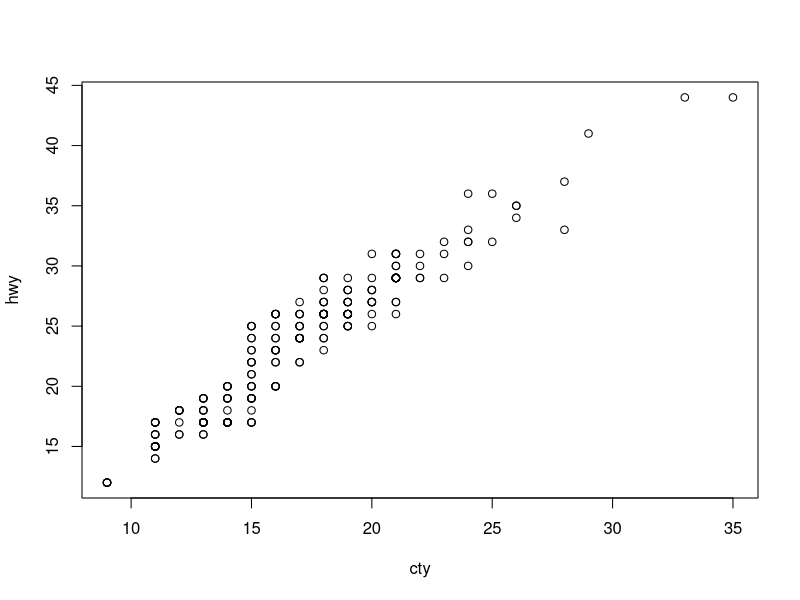
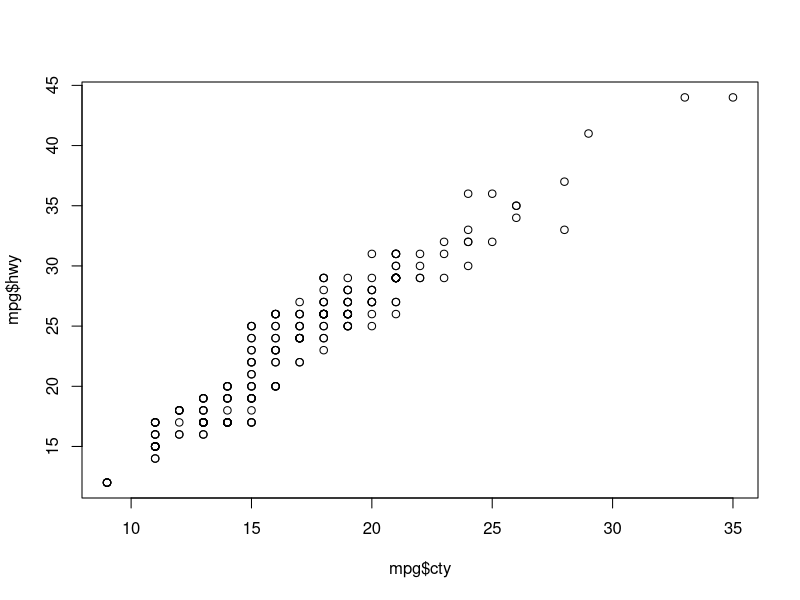
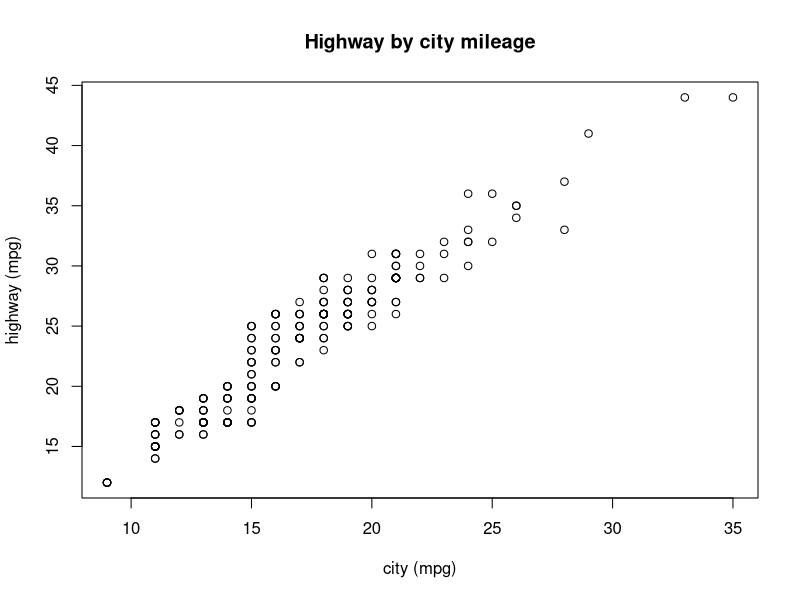
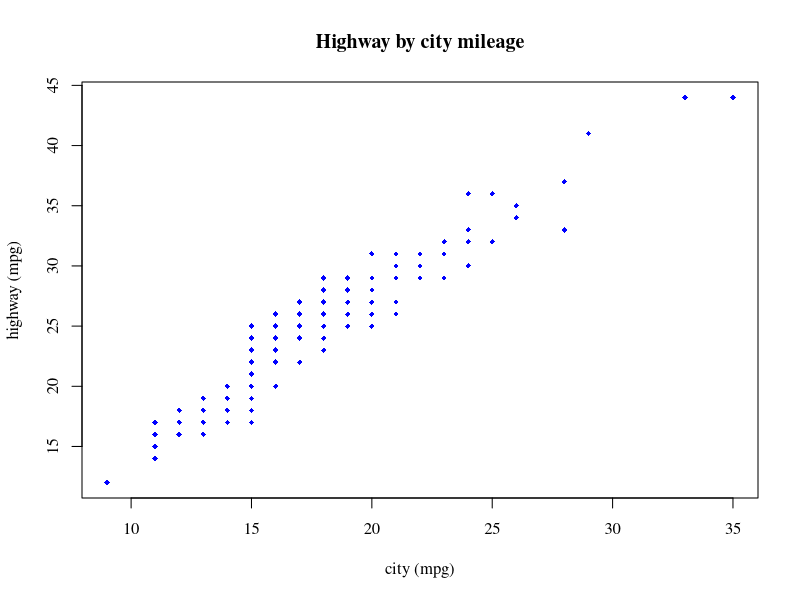
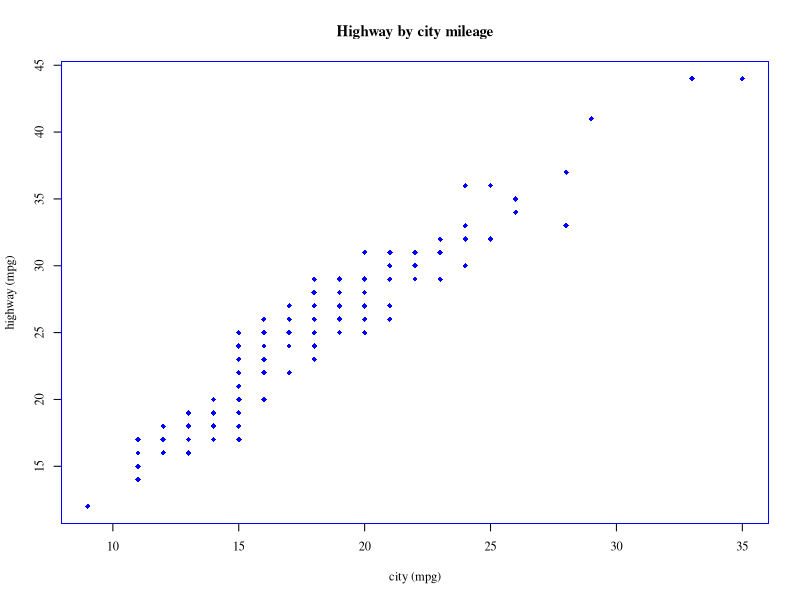
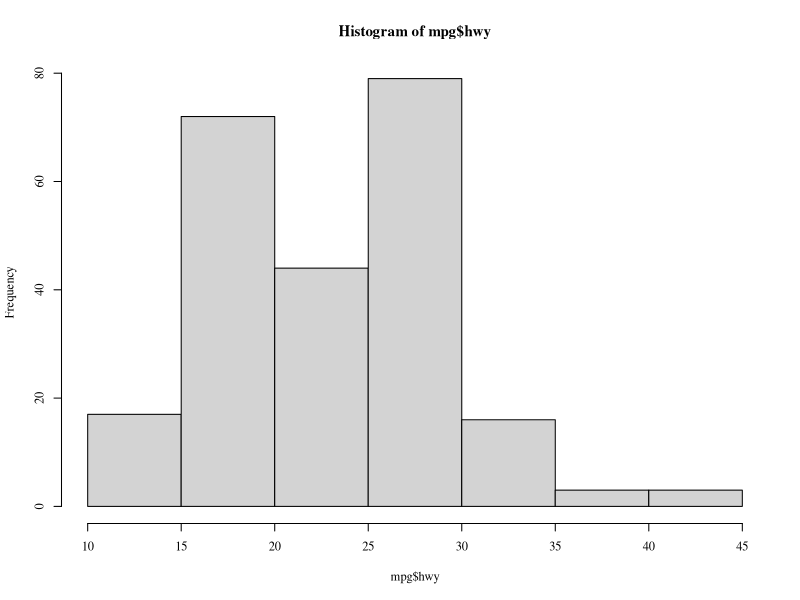
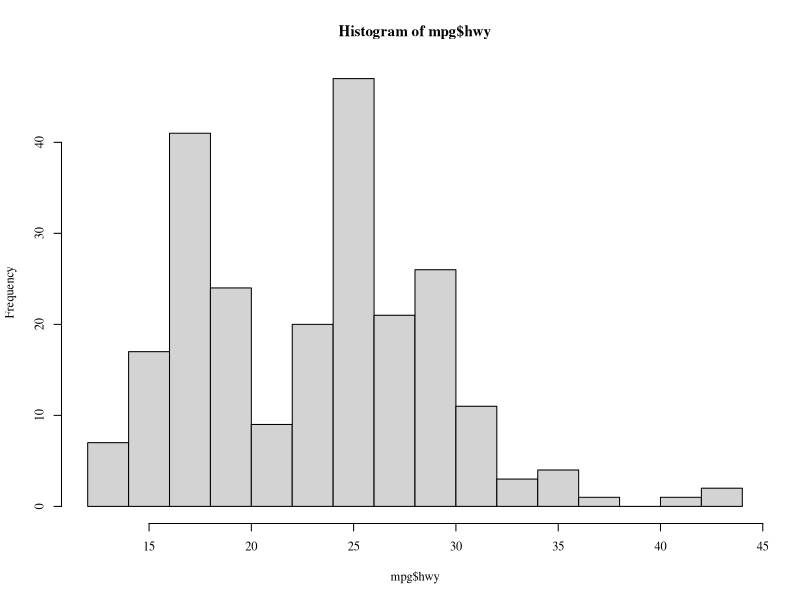

The R script that drew these images, in order:
## ---- chunk 1
options(repos = "http://cran.rstudio.com/")
pkgs <- c("dplyr", "knitr")
x<-lapply(pkgs, library, character.only = TRUE)
opts_chunk$set(tidy = FALSE, message = F, warning = F)
## ---- chunk 2
# Graphics and vizualization in R

# import libraries (use install.packages function if not found)
library(tidyverse)
library(readxl)

# import formatted data
# mutate depth to create a new categorical depth column
chemdat <- read_excel('data/formatted_data.xlsx') %>% 
  mutate(depth_cat = cut(depth, breaks = c(-Inf, 15, 150, Inf), labels = c('shallow', 'mid', 'deep')))

# check data
head(chemdat)
View(chemdat)
table(chemdat$depth_cat)
## ---- chunk 3
plot(hwy ~ cty, data = mpg)
## ---- chunk 4
plot(mpg$cty, mpg$hwy)
## ---- chunk 5
plot(hwy ~ cty, data = mpg, main = 'Highway by city mileage', 
     xlab = 'city (mpg)', ylab = 'highway (mpg)')
## ---- chunk 6
plot(hwy ~ cty, data = mpg, main = 'Highway by city mileage', 
     xlab = 'city (mpg)', ylab = 'highway (mpg)', 
     col = 'blue', pch = 18, cex = 0.75, family = 'serif')
## ---- chunk 7
par(col = 'blue', pch = 18, cex = 0.75, family = 'serif')
plot(hwy ~ cty, data = mpg, main = 'Highway by city mileage', 
     xlab = 'city (mpg)', ylab = 'highway (mpg)')
## ---- chunk 8
hist(mpg$hwy)
## ---- chunk 9
hist(mpg$hwy, breaks = 20)
